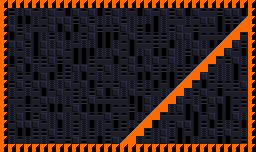

Rendered tile map (Tiled .tmx) drawn with the repository's tilesets; below, a short description and the map source with its tile grids summarised:
An orthogonal 32x19 tile map with 8x8 px tiles, 8 tile layers (Background, GeometryBG, GeometryDestroyable, Geometry, ...), 2 hidden layers not drawn, 2 tilesets and 142 objects.

<map version="1.0" orientation="orthogonal" renderorder="left-down" width="32" height="19" tilewidth="8" tileheight="8" nextobjectid="1">
 <tileset firstgid="1" source="exported_tilesets/prototype.tsx" />
 <tileset firstgid="86" name="Zeta" tilewidth="8" tileheight="8" spacing="1" margin="1" tilecount="176" columns="4">
  <image source="../Sprites/geometry/zeta_complex/zeta_complex.png" width="37" height="397" />
  <terraintypes>
   <terrain name="Purple" tile="-1" />
  </terraintypes>
  <tile id="0">
   <objectgroup draworder="index">
    <object id="1" x="0" y="0" width="8" height="8" />
   </objectgroup>
  </tile>
  <tile id="1">
   <objectgroup draworder="index">
    <object id="1" x="0" y="0" width="8" height="8" />
   </objectgroup>
  </tile>
  <tile id="2" terrain="0,,0,">
   <objectgroup draworder="index">
    <object id="2" x="0" y="0" width="8" height="8" />
   </objectgroup>
  </tile>
  <tile id="3">
   <objectgroup draworder="index">
    <object id="1" x="0" y="0" width="8" height="8" />
   </objectgroup>
  </tile>
  <tile id="4">
   <objectgroup draworder="index">
    <object id="1" x="0" y="0" width="8" height="8" />
   </objectgroup>
  </tile>
  <tile id="5" terrain="0,0,0,0">
   <objectgroup draworder="index">
    <object id="1" x="0" y="0" width="8" height="8" />
   </objectgroup>
  </tile>
  <tile id="6" terrain="0,0,0,0">
   <objectgroup draworder="index">
    <object id="1" x="0" y="0" width="8" height="8" />
   </objectgroup>
  </tile>
  <tile id="7" terrain="0,0,,">
   <objectgroup draworder="index">
    <object id="1" x="0" y="0" width="8" height="8" />
   </objectgroup>
  </tile>
  <tile id="8" terrain="0,,,">
   <objectgroup draworder="index">
    <object id="2" x="0" y="0">
     <polygon points="0,0 0,8 8,0" />
    </object>
   </objectgroup>
  </tile>
  <tile id="9" terrain=",,0,">
   <objectgroup draworder="index">
    <object id="2" x="0" y="0">
     <polygon points="0,0 0,8 8,8" />
    </object>
   </objectgroup>
  </tile>
  <tile id="10" terrain=",,0,0">
   <objectgroup draworder="index">
    <object id="1" x="0" y="0" width="8" height="8" />
   </objectgroup>
  </tile>
  <tile id="11" terrain=",,,0">
   <objectgroup draworder="index">
    <object id="3" x="0" y="8">
     <polygon points="0,0 8,-8 8,0 0,0" />
    </object>
   </objectgroup>
  </tile>
  <tile id="12">
   <objectgroup draworder="index">
    <object id="1" x="0" y="0" width="8" height="8" />
   </objectgroup>
  </tile>
  <tile id="13" terrain=",0,,0">
   <objectgroup draworder="index">
    <object id="1" x="0" y="0" width="8" height="8" />
   </objectgroup>
  </tile>
  <tile id="14" terrain=",0,,">
   <objectgroup draworder="index">
    <object id="2" x="0" y="0">
     <polygon points="0,0 8,8 8,0" />
    </object>
   </objectgroup>
  </tile>
  <tile id="15">
   <objectgroup draworder="index">
    <object id="1" x="5" y="0" width="3" height="8" />
   </objectgroup>
  </tile>
  <tile id="16">
   <objectgroup draworder="index">
    <object id="2" x="0" y="0" width="3" height="8" />
   </objectgroup>
  </tile>
  <tile id="17">
   <objectgroup draworder="index">
    <object id="1" x="0" y="0" width="8" height="8" />
   </objectgroup>
  </tile>
  <tile id="18">
   <objectgroup draworder="index">
    <object id="1" x="0" y="0" width="8" height="8" />
   </objectgroup>
  </tile>
  <tile id="19">
   <objectgroup draworder="index">
    <object id="1" x="0" y="0" width="8" height="8" />
   </objectgroup>
  </tile>
  <tile id="20">
   <objectgroup draworder="index">
    <object id="1" x="0" y="0" width="8" height="8" />
   </objectgroup>
  </tile>
  <tile id="21">
   <objectgroup draworder="index">
    <object id="1" x="0" y="0" width="8" height="8" />
   </objectgroup>
  </tile>
  <tile id="22">
   <objectgroup draworder="index">
    <object id="1" x="0" y="0" width="8" height="8" />
   </objectgroup>
  </tile>
  <tile id="23">
   <objectgroup draworder="index">
    <object id="1" x="0" y="0" width="8" height="8" />
   </objectgroup>
  </tile>
  <tile id="24">
   <objectgroup draworder="index">
    <object id="1" x="0" y="0" width="8" height="8" />
   </objectgroup>
  </tile>
  <tile id="25">
   <objectgroup draworder="index">
    <object id="1" x="0" y="0" width="8" height="8" />
   </objectgroup>
  </tile>
  <tile id="26">
   <objectgroup draworder="index">
    <object id="1" x="0" y="0" width="8" height="8" />
   </objectgroup>
  </tile>
  <tile id="27">
   <objectgroup draworder="index">
    <object id="1" x="0" y="0" width="8" height="8" />
   </objectgroup>
  </tile>
  <tile id="28">
   <objectgroup draworder="index">
    <object id="1" x="0" y="0" width="8" height="8" />
   </objectgroup>
  </tile>
  <tile id="29">
   <objectgroup draworder="index">
    <object id="1" x="0" y="0" width="8" height="8" />
   </objectgroup>
  </tile>
  <tile id="30">
   <objectgroup draworder="index">
    <object id="1" x="0" y="0" width="8" height="8" />
   </objectgroup>
  </tile>
  <tile id="31">
   <objectgroup draworder="index">
    <object id="1" x="0" y="0" width="8" height="8" />
   </objectgroup>
  </tile>
  <tile id="32">
   <objectgroup draworder="index">
    <object id="1" x="0" y="0" width="8" height="8" />
   </objectgroup>
  </tile>
  <tile id="33">
   <objectgroup draworder="index">
    <object id="1" x="0" y="0" width="8" height="8" />
   </objectgroup>
  </tile>
  <tile id="34">
   <objectgroup draworder="index">
    <object id="1" x="0" y="0" width="8" height="8" />
   </objectgroup>
  </tile>
  <tile id="35">
   <objectgroup draworder="index">
    <object id="1" x="0" y="0" width="8" height="8" />
   </objectgroup>
  </tile>
  <tile id="36">
   <objectgroup draworder="index">
    <object id="1" x="0" y="0" width="8" height="8" />
   </objectgroup>
  </tile>
  <tile id="37">
   <objectgroup draworder="index">
    <object id="1" x="0" y="0" width="8" height="8" />
   </objectgroup>
  </tile>
  <tile id="38">
   <objectgroup draworder="index">
    <object id="1" x="0" y="0" width="8" height="8" />
   </objectgroup>
  </tile>
  <tile id="39">
   <objectgroup draworder="index">
    <object id="2" x="0" y="8">
     <polygon points="0,0 8,0 8,-8 6,-8 6,-7 4,-7 4,-6 3,-6 3,-5 2,-5 2,-4 1,-4 1,-2 0,-2" />
    </object>
   </objectgroup>
  </tile>
  <tile id="40">
   <objectgroup draworder="index">
    <object id="1" x="0" y="0" width="8" height="8" />
   </objectgroup>
  </tile>
  <tile id="41">
   <objectgroup draworder="index">
    <object id="1" x="0" y="0" width="8" height="8" />
   </objectgroup>
  </tile>
  <tile id="42">
   <objectgroup draworder="index">
    <object id="3" x="0" y="8">
     <polygon points="0,0 8,0 8,-2 7,-2 7,-4 6,-4 6,-5 5,-5 5,-6 4,-6 4,-7 2,-7 2,-8 0,-8" />
    </object>
   </objectgroup>
  </tile>
  <tile id="43">
   <objectgroup draworder="index">
    <object id="1" x="0" y="0" width="8" height="8" />
   </objectgroup>
  </tile>
  <tile id="44">
   <objectgroup draworder="index">
    <!-- 1 objects omitted --></objectgroup>
  </tile>
  <tile id="45">
   <objectgroup draworder="index">
    <!-- 1 objects omitted --></objectgroup>
  </tile>
  <tile id="46">
   <objectgroup draworder="index">
    <!-- 1 objects omitted --></objectgroup>
  </tile>
  <tile id="47">
   <objectgroup draworder="index">
    <!-- 1 objects omitted --></objectgroup>
  </tile>
  <tile id="48">
   <objectgroup draworder="index">
    <!-- 1 objects omitted --></objectgroup>
  </tile>
  <tile id="49">
   <objectgroup draworder="index">
    <!-- 1 objects omitted --></objectgroup>
  </tile>
  <tile id="50">
   <objectgroup draworder="index">
    <!-- 1 objects omitted --></objectgroup>
  </tile>
  <tile id="51">
   <objectgroup draworder="index">
    <!-- 1 objects omitted --></objectgroup>
  </tile>
  <tile id="52">
   <objectgroup draworder="index">
    <!-- 4 objects omitted --></objectgroup>
  </tile>
  <tile id="53">
   <objectgroup draworder="index">
    <!-- 2 objects omitted --></objectgroup>
  </tile>
  <tile id="54">
   <objectgroup draworder="index">
    <!-- 1 objects omitted --></objectgroup>
  </tile>
  <tile id="55">
   <objectgroup draworder="index">
    <!-- 4 objects omitted --></objectgroup>
  </tile>
  <tile id="56">
   <objectgroup draworder="index">
    <!-- 1 objects omitted --></objectgroup>
  </tile>
  <tile id="57">
   <objectgroup draworder="index">
    <!-- 1 objects omitted --></objectgroup>
  </tile>
  <tile id="63">
   <objectgroup draworder="index">
    <!-- 1 objects omitted --></objectgroup>
  </tile>
  <tile id="64">
   <objectgroup draworder="index">
    <!-- 1 objects omitted --></objectgroup>
  </tile>
  <tile id="65">
   <objectgroup draworder="index">
    <!-- 1 objects omitted --></objectgroup>
  </tile>
  <tile id="66">
   <objectgroup draworder="index">
    <!-- 1 objects omitted --></objectgroup>
  </tile>
  <tile id="67">
   <objectgroup draworder="index">
    <!-- 1 objects omitted --></objectgroup>
  </tile>
  <tile id="68">
   <objectgroup draworder="index">
    <!-- 1 objects omitted --></objectgroup>
  </tile>
  <tile id="69">
   <objectgroup draworder="index">
    <!-- 1 objects omitted --></objectgroup>
  </tile>
  <tile id="70">
   <objectgroup draworder="index">
    <!-- 1 objects omitted --></objectgroup>
  </tile>
  <tile id="71">
   <objectgroup draworder="index">
    <!-- 1 objects omitted --></objectgroup>
  </tile>
  <tile id="72">
   <objectgroup draworder="index">
    <!-- 1 objects omitted --></objectgroup>
  </tile>
  <tile id="73">
   <objectgroup draworder="index">
    <!-- 1 objects omitted --></objectgroup>
  </tile>
  <tile id="74">
   <objectgroup draworder="index">
    <!-- 1 objects omitted --></objectgroup>
  </tile>
  <tile id="75">
   <objectgroup draworder="index">
    <!-- 1 objects omitted --></objectgroup>
  </tile>
  <tile id="76">
   <objectgroup draworder="index">
    <!-- 1 objects omitted --></objectgroup>
  </tile>
  <tile id="77">
   <objectgroup draworder="index">
    <!-- 1 objects omitted --></objectgroup>
  </tile>
  <tile id="78">
   <objectgroup draworder="index">
    <!-- 1 objects omitted --></objectgroup>
  </tile>
  <tile id="79">
   <objectgroup draworder="index">
    <!-- 1 objects omitted --></objectgroup>
  </tile>
  <tile id="80">
   <objectgroup draworder="index">
    <!-- 1 objects omitted --></objectgroup>
  </tile>
  <tile id="81">
   <objectgroup draworder="index">
    <!-- 1 objects omitted --></objectgroup>
  </tile>
  <tile id="82">
   <objectgroup draworder="index">
    <!-- 1 objects omitted --></objectgroup>
  </tile>
  <tile id="83">
   <objectgroup draworder="index" />
  </tile>
  <tile id="94">
   <objectgroup draworder="index">
    <!-- 1 objects omitted --></objectgroup>
  </tile>
  <tile id="104">
   <objectgroup draworder="index">
    <!-- 1 objects omitted --></objectgroup>
  </tile>
  <tile id="105">
   <objectgroup draworder="index">
    <!-- 1 objects omitted --></objectgroup>
  </tile>
  <tile id="106">
   <objectgroup draworder="index">
    <!-- 1 objects omitted --></objectgroup>
  </tile>
  <tile id="107">
   <objectgroup draworder="index">
    <!-- 1 objects omitted --></objectgroup>
  </tile>
  <tile id="108">
   <objectgroup draworder="index">
    <!-- 1 objects omitted --></objectgroup>
  </tile>
  <tile id="109">
   <objectgroup draworder="index">
    <!-- 1 objects omitted --></objectgroup>
  </tile>
  <tile id="110">
   <objectgroup draworder="index">
    <!-- 1 objects omitted --></objectgroup>
  </tile>
  <tile id="111">
   <objectgroup draworder="index">
    <!-- 1 objects omitted --></objectgroup>
  </tile>
  <tile id="112">
   <objectgroup draworder="index">
    <!-- 1 objects omitted --></objectgroup>
  </tile>
  <tile id="113">
   <objectgroup draworder="index">
    <!-- 1 objects omitted --></objectgroup>
  </tile>
  <tile id="114">
   <objectgroup draworder="index">
    <!-- 1 objects omitted --></objectgroup>
  </tile>
  <tile id="115">
   <objectgroup draworder="index">
    <!-- 1 objects omitted --></objectgroup>
  </tile>
  <tile id="116">
   <objectgroup draworder="index">
    <!-- 1 objects omitted --></objectgroup>
  </tile>
  <tile id="117">
   <objectgroup draworder="index">
    <!-- 1 objects omitted --></objectgroup>
  </tile>
  <tile id="118">
   <objectgroup draworder="index">
    <!-- 1 objects omitted --></objectgroup>
  </tile>
  <tile id="119">
   <objectgroup draworder="index">
    <!-- 1 objects omitted --></objectgroup>
  </tile>
  <tile id="120">
   <objectgroup draworder="index">
    <!-- 1 objects omitted --></objectgroup>
  </tile>
  <tile id="121">
   <objectgroup draworder="index">
    <!-- 1 objects omitted --></objectgroup>
  </tile>
  <tile id="122">
   <objectgroup draworder="index">
    <!-- 1 objects omitted --></objectgroup>
  </tile>
  <tile id="123">
   <objectgroup draworder="index">
    <!-- 1 objects omitted --></objectgroup>
  </tile>
  <tile id="124">
   <objectgroup draworder="index">
    <!-- 1 objects omitted --></objectgroup>
  </tile>
  <tile id="125">
   <objectgroup draworder="index">
    <!-- 1 objects omitted --></objectgroup>
  </tile>
  <tile id="126">
   <objectgroup draworder="index">
    <!-- 1 objects omitted --></objectgroup>
  </tile>
  <tile id="127">
   <objectgroup draworder="index">
    <!-- 1 objects omitted --></objectgroup>
  </tile>
  <tile id="128">
   <objectgroup draworder="index">
    <!-- 1 objects omitted --></objectgroup>
  </tile>
  <tile id="129">
   <objectgroup draworder="index">
    <!-- 1 objects omitted --></objectgroup>
  </tile>
  <tile id="130">
   <objectgroup draworder="index">
    <!-- 1 objects omitted --></objectgroup>
  </tile>
  <tile id="131">
   <objectgroup draworder="index">
    <!-- 1 objects omitted --></objectgroup>
  </tile>
  <tile id="143">
   <objectgroup draworder="index">
    <!-- 1 objects omitted --></objectgroup>
  </tile>
  <tile id="144">
   <objectgroup draworder="index">
    <!-- 1 objects omitted --></objectgroup>
  </tile>
  <tile id="147">
   <objectgroup draworder="index">
    <!-- 1 objects omitted --></objectgroup>
  </tile>
  <tile id="148">
   <objectgroup draworder="index">
    <!-- 1 objects omitted --></objectgroup>
  </tile>
  <tile id="149">
   <objectgroup draworder="index">
    <!-- 1 objects omitted --></objectgroup>
  </tile>
  <tile id="150">
   <objectgroup draworder="index">
    <!-- 1 objects omitted --></objectgroup>
  </tile>
  <tile id="151">
   <objectgroup draworder="index">
    <!-- 1 objects omitted --></objectgroup>
  </tile>
  <tile id="152">
   <objectgroup draworder="index">
    <!-- 1 objects omitted --></objectgroup>
  </tile>
  <tile id="153">
   <objectgroup draworder="index">
    <!-- 1 objects omitted --></objectgroup>
  </tile>
  <tile id="154">
   <objectgroup draworder="index">
    <!-- 1 objects omitted --></objectgroup>
  </tile>
  <tile id="155">
   <objectgroup draworder="index">
    <!-- 1 objects omitted --></objectgroup>
  </tile>
  <tile id="156">
   <objectgroup draworder="index">
    <!-- 1 objects omitted --></objectgroup>
  </tile>
  <tile id="157">
   <objectgroup draworder="index">
    <!-- 1 objects omitted --></objectgroup>
  </tile>
  <tile id="158">
   <objectgroup draworder="index">
    <!-- 1 objects omitted --></objectgroup>
  </tile>
  <tile id="159">
   <objectgroup draworder="index">
    <!-- 1 objects omitted --></objectgroup>
  </tile>
  <tile id="160">
   <objectgroup draworder="index">
    <!-- 1 objects omitted --></objectgroup>
  </tile>
  <tile id="161">
   <objectgroup draworder="index">
    <!-- 1 objects omitted --></objectgroup>
  </tile>
  <tile id="162">
   <objectgroup draworder="index">
    <!-- 1 objects omitted --></objectgroup>
  </tile>
  <tile id="163">
   <objectgroup draworder="index">
    <!-- 1 objects omitted --></objectgroup>
  </tile>
  <tile id="164">
   <objectgroup draworder="index">
    <!-- 1 objects omitted --></objectgroup>
  </tile>
  <tile id="165">
   <objectgroup draworder="index">
    <!-- 1 objects omitted --></objectgroup>
  </tile>
  <tile id="166">
   <objectgroup draworder="index">
    <!-- 1 objects omitted --></objectgroup>
  </tile>
  <tile id="167">
   <objectgroup draworder="index">
    <!-- 1 objects omitted --></objectgroup>
  </tile>
  <tile id="168">
   <objectgroup draworder="index">
    <!-- 1 objects omitted --></objectgroup>
  </tile>
  <tile id="169">
   <objectgroup draworder="index">
    <!-- 1 objects omitted --></objectgroup>
  </tile>
  <tile id="170">
   <objectgroup draworder="index">
    <!-- 1 objects omitted --></objectgroup>
  </tile>
  <tile id="171">
   <objectgroup draworder="index">
    <!-- 1 objects omitted --></objectgroup>
  </tile>
  <tile id="172">
   <objectgroup draworder="index">
    <!-- 1 objects omitted --></objectgroup>
  </tile>
 </tileset>
 <layer name="Background" width="32" height="19">
  <properties>
   <property name="unity:ignore" value="collision" />
   <property name="unity:sortingLayerName" value="Background" />
  </properties>
  <data>[608 cells, 510 non-empty, 5 distinct tile ids]</data>
 </layer>
 <layer name="ParalaxBG" width="32" height="19" visible="0">
  <properties>
   <property name="unity:ignore" value="collision" />
   <property name="unity:sortingLayerName" value="ParalaxBG" />
   <property name="unity:tag" value="TiledParalax" />
  </properties>
  <data>[608 cells, 0 non-empty, 0 distinct tile ids]</data>
 </layer>
 <layer name="ParalaxFG" width="32" height="19" visible="0">
  <properties>
   <property name="unity:ignore" value="collision" />
   <property name="unity:sortingLayerName" value="ParalaxFG" />
   <property name="unity:tag" value="TiledParalax" />
  </properties>
  <data>[608 cells, 0 non-empty, 0 distinct tile ids]</data>
 </layer>
 <layer name="GeometryBG" width="32" height="19">
  <properties>
   <property name="unity:ignore" value="collision" />
   <property name="unity:sortingLayerName" value="GeometryBG" />
   <property name="unity:sortingOrder" value="-10" />
  </properties>
  <data>[608 cells, 98 non-empty, 1 distinct tile ids]</data>
 </layer>
 <layer name="GeometryDestroyable" width="32" height="19">
  <properties>
   <property name="unity:layer" value="Geometry" />
   <property name="unity:sortingLayerName" value="Geometry" />
  </properties>
  <data>[608 cells, 0 non-empty, 0 distinct tile ids]</data>
 </layer>
 <layer name="Geometry" width="32" height="19">
  <properties>
   <property name="unity:layer" value="Geometry" />
   <property name="unity:sortingLayerName" value="Geometry" />
  </properties>
  <data>[608 cells, 31 non-empty, 2 distinct tile ids]</data>
 </layer>
 <layer name="Items - HIDE ME" width="32" height="19">
  <properties>
   <property name="unity:layer" value="Geometry" />
   <property name="unity:sortingLayerName" value="Items" />
   <property name="unity:sortingOrder" type="int" value="-5" />
  </properties>
  <data>[608 cells, 0 non-empty, 0 distinct tile ids]</data>
 </layer>
 <layer name="Foreground" width="32" height="19">
  <properties>
   <property name="unity:ignore" value="collision" />
   <property name="unity:sortingLayerName" value="Foreground" />
  </properties>
  <data>[608 cells, 0 non-empty, 0 distinct tile ids]</data>
 </layer>
 <layer name="Foreground2" width="32" height="19">
  <properties>
   <property name="unity:ignore" value="collision" />
   <property name="unity:sortingLayerName" value="Foreground" />
   <property name="unity:sortingOrder" type="int" value="10" />
  </properties>
  <data>[608 cells, 0 non-empty, 0 distinct tile ids]</data>
 </layer>
 <layer name="Foreground3" width="32" height="19">
  <properties>
   <property name="unity:ignore" value="collision" />
   <property name="unity:sortingLayerName" value="Foreground" />
   <property name="unity:sortingOrder" type="int" value="20" />
  </properties>
  <data>[608 cells, 0 non-empty, 0 distinct tile ids]</data>
 </layer>
</map>
<!-- 98 of 142 objects omitted -->
